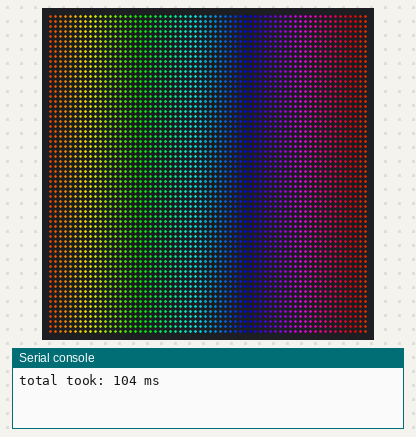
Bench run of a program on a simulated Raspberry Pi Pico running MicroPython. Shown: 64×64 RGB LED matrix, the last lines printed to the serial console. Dim RGB values are drawn brighter than linear.

Above: at 0.15 s.
At 2.85 s:
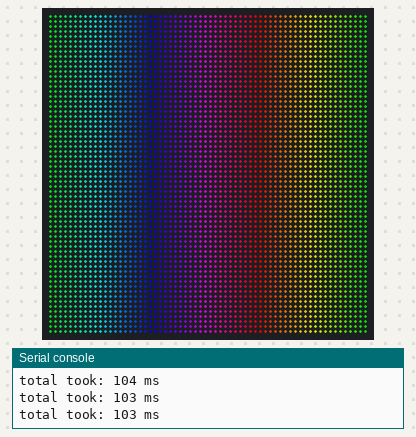
At 5.56 s:
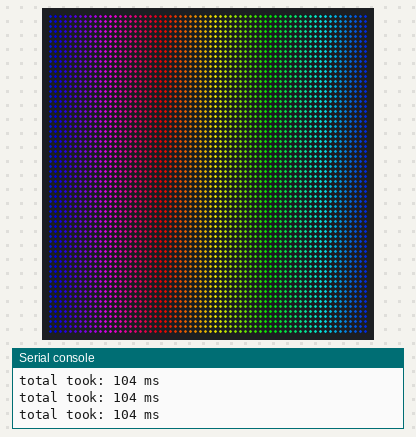
At 10.97 s:
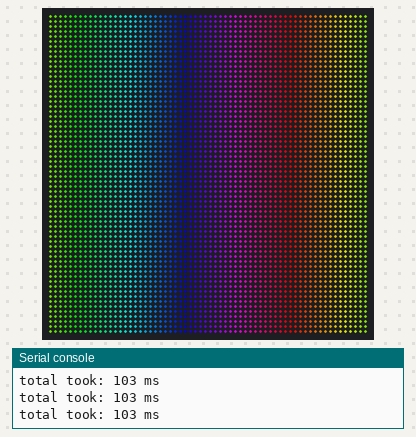
At 16.38 s:
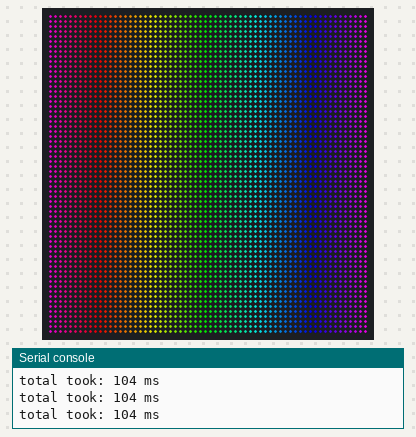
At 21.9 s:
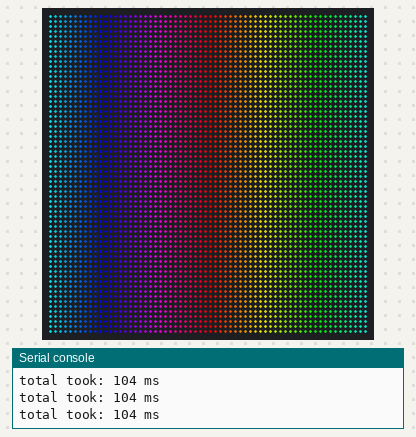

The program:

rainbow.py
```python
import time
import interstate75

i75 = interstate75.Interstate75(display=interstate75.DISPLAY_INTERSTATE75_64X64, stb_invert=True)
graphics = i75.display

width = i75.width
height = i75.height

devs = 1.0 / height


@micropython.native  # noqa: F821
def draw(offset):
    for x in range(width):
        graphics.set_pen(graphics.create_pen_hsv(devs * x + offset, 1.0, 0.5))
        for y in range(height):

            graphics.pixel(x, y)

    i75.update(graphics)


animate = True
stripe_width = 3.0
speed = 5.0
offset = 0.0

phase = 0
while True:

    if animate:
        phase += speed

    start = time.ticks_ms()
    offset += 0.05
    draw(offset)

    print("total took: {} ms".format(time.ticks_ms() - start))
```
